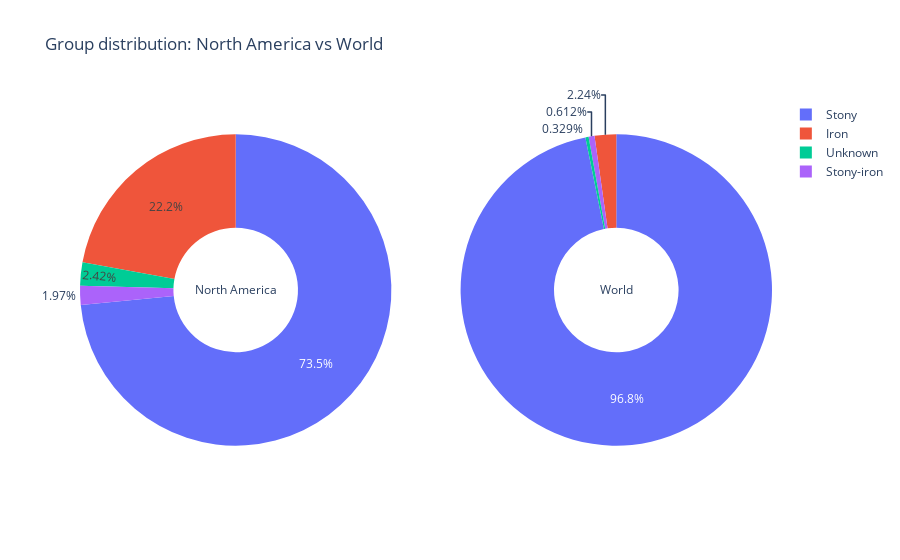

Here is the notebook cell this chart was saved with:
### Markdown cell above
Well, that's a surprise. It turns out the majority of Iron meteorites are found in North America. Let's examine the group distribution in this region.

### Code cell
na_dist = mdf[(mdf['reclat'].between(20,60)) &
              (mdf['reclong'].between(-130,-50))]['recgroup'].value_counts()

fig = ps.make_subplots(rows = 1, cols = 2, specs=[[{"type": "domain"}, {"type": "domain"}]])

fig.add_trace(go.Pie(labels = na_dist.index, values = na_dist, 
       title = 'North America',
       hole = .4
       ), row = 1, col = 1)

fig.add_trace(go.Pie(labels = group_count.index, values = group_count,
       title = 'World',
       hole = .4
       ), row = 1, col = 2)
fig.update_layout(title_text = 'Group distribution: North America vs World')

### Figure 1 — Plotly figure (JSON) as saved in the notebook; plotly's stock layout.template omitted (floating-point values rounded to 4 significant figures)
{"data": [{"domain": {"x": [0, 0.45], "y": [0, 1]}, "hole": 0.4, "labels": ["Stony", "Iron", "Unknown", "Stony-iron"], "title": {"text": "North America"}, "type": "pie", "values": [1306, 394, 43, 35]}, {"domain": {"x": [0.55, 1], "y": [0, 1]}, "hole": 0.4, "labels": ["Stony", "Iron", "Stony-iron", "Unknown"], "title": {"text": "World"}, "type": "pie", "values": [43822, 1014, 277, 149]}], "layout": {"title": {"text": "Group distribution: North America vs World"}}}
